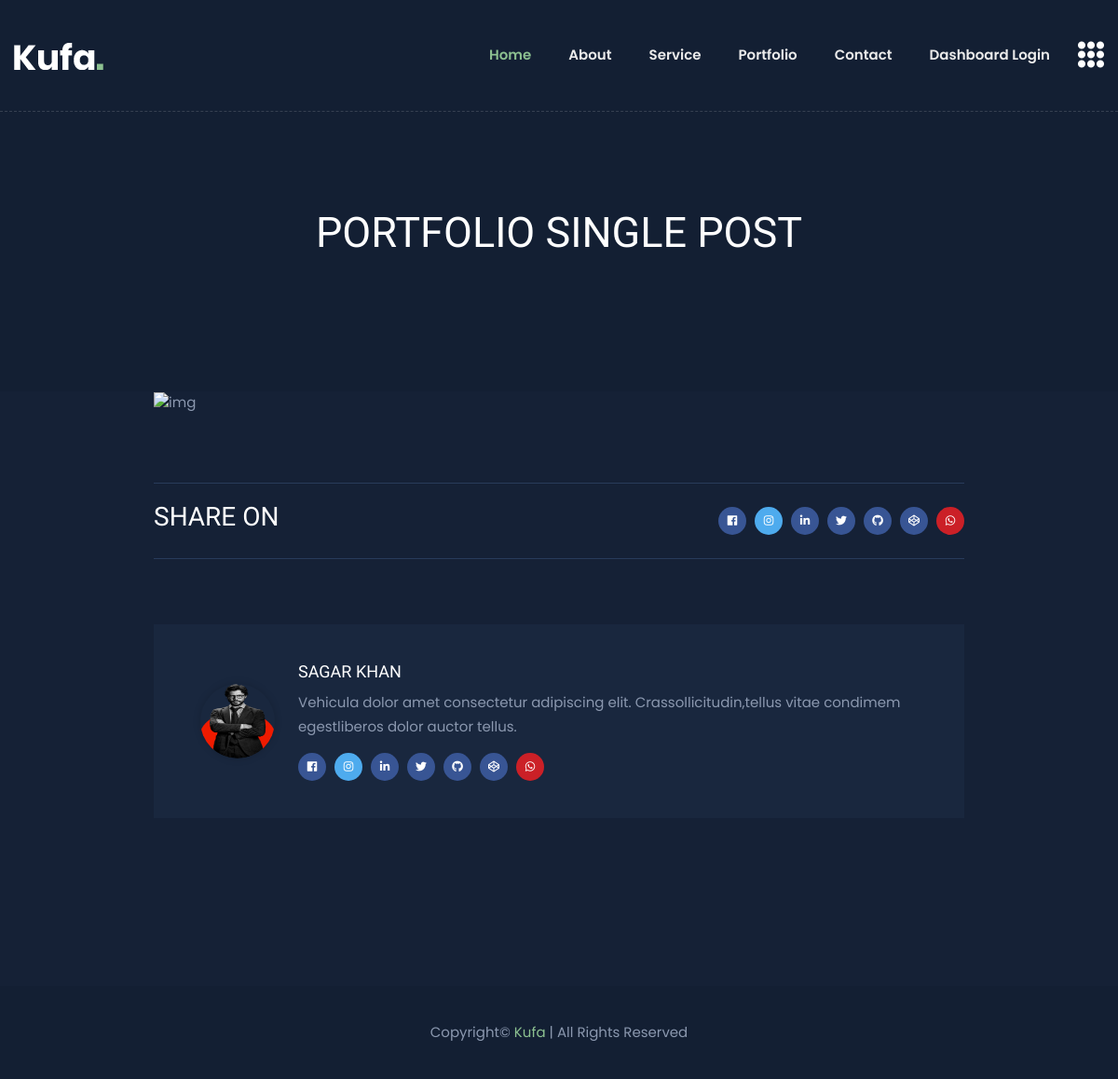
The page /single.php on the database its author committed.
### tables this page shows
CREATE TABLE `social_medias` (
  `id` int NOT NULL,
  `icon` varchar(255) NOT NULL,
  `link` varchar(255) NOT NULL
);

CREATE TABLE `users` (
  `id` int NOT NULL,
  `name` varchar(100) NOT NULL,
  `email` varchar(100) NOT NULL,
  `image` varchar(200) NOT NULL DEFAULT 'default-img.jpg',
  `password` varchar(100) NOT NULL
);

### single.php (the view, shortened to what this page needs)
<?php
    include('./config/db.php');
    $id = $_GET["id"];
    $get_query = "SELECT * FROM  portfolios WHERE id = '$id' AND status='active'";
    $connect = mysqli_query($db_connect, $get_query);
    $single_data = mysqli_fetch_assoc($connect);
    $users_select_query ="SELECT * FROM users";
    $users_connect = mysqli_query($db_connect,$users_select_query);
    $users = mysqli_fetch_assoc($users_connect);
    $social_media_select = "SELECT * FROM social_medias";
    $social_media_select_connect = mysqli_query($db_connect,$social_media_select);
?>
<!doctype html>
<html class="no-js" lang="en">
<head>
    <link rel="stylesheet" href="./frontend_assets/css/bootstrap.min.css">
    <link rel="stylesheet" href="./frontend_assets/css/animate.min.css">
    <link rel="stylesheet" href="./frontend_assets/css/magnific-popup.css">
    <link rel="stylesheet" href="./frontend_assets/css/fontawesome-all.min.css">
    <link rel="stylesheet" href="./frontend_assets/css/flaticon.css">
    <link rel="stylesheet" href="./frontend_assets/css/slick.css">
    <link rel="stylesheet" href="./frontend_assets/css/aos.css">
    <link rel="stylesheet" href="./frontend_assets/css/default.css">
    <link rel="stylesheet" href="./frontend_assets/css/style.css">
    <link rel="stylesheet" href="./frontend_assets/css/responsive.css">
</head>
<body class="theme-bg">
    <header>
        <div id="header-sticky" class="transparent-header">
            <div class="container">
                <div class="row">
                    <div class="col-xl-12">
                        <div class="main-menu">
                            <nav class="navbar navbar-expand-lg">
                                <a href="index.php" class="navbar-brand logo-sticky-none"><img
                                        src="./frontend_assets/img/logo/logo.png" alt="Logo"></a>
                                <div class="collapse navbar-collapse" id="navbarNav">
                                    <ul class="navbar-nav ml-auto">
                                        <li class="nav-item active"><a class="nav-link" href="index.php">Home</a></li>
                                        <li class="nav-item"><a class="nav-link" href="#about">about</a></li>
                                        <li class="nav-item"><a class="nav-link" href="#service">service</a></li>
                                        <li class="nav-item"><a class="nav-link" href="#portfolio">portfolio</a></li>
                                        <li class="nav-item"><a class="nav-link" href="#contact">Contact</a></li>
                                        <li class="nav-item"><a class="nav-link"
                                                href="http://localhost/batch-2304/project/kufa/dashboard/home.php"
                                                target=_blank;>Dashboard
                                                Login</a></li>
                                    </ul>
                                </div>
                                <div class="header-btn">
                                    <a href="#" class="off-canvas-menu menu-tigger"><i class="flaticon-menu"></i></a>
                                </div>
                            </nav>
                        </div>
                    </div>
                </div>
            </div>
        </div>
    </header>
    <main>
        <section class="breadcrumb-area breadcrumb-bg d-flex align-items-center">
            <div class="container">
                <div class="row justify-content-center">
                    <div class="col-md-10">
                        <div class="breadcrumb-content text-center">
                            <h2>PORTFOLIO SINGLE POST</h2>
                        </div>
                    </div>
                </div>
            </div>
        </section>
        <section class="portfolio-details-area pt-120 pb-120">
            <div class="container">
                <div class="row justify-content-center">
                    <div class="col-xl-9 col-lg-10">
                        <div class="single-blog-list">
                            <div class="blog-list-thumb mb-35">
                                <img src="./images/portfolio/<?= $single_data["image"] ?>" alt="img"
                                    style="height:600px; width:1000px;">
                            </div>
                            <div class="blog-list-content blog-details-content portfolio-details-content">
                                <div class="blog-list-meta">
                                    <ul>
                                        <li class="blog-post-date">
                                            <h3>Share On</h3>
                                        </li>
                                        <li class="blog-post-share">
                                            <?php foreach ($social_media_select_connect as $data): ?>
                                            <a href="<?=$data["link"];?>" target="_blank"><i
                                                    class="<?=$data["icon"];?>"></i></a>
                                            <?php endforeach; ?>
                                        </li>
                                    </ul>
                                </div>
                            </div>
                            <div class="avatar-post mt-70 mb-60">
                                <ul>
                                    <li>
                                        <div class="post-avatar-img">
                                            <img src="./images/profile/<?= $users['image'] ?>" alt="img"
                                                style="height:80px; width:80px;">
                                        </div>
                                        <div class="post-avatar-content">
                                            <h5><?= $users['name'] ?></h5>
                                            <p>Vehicula dolor amet consectetur adipiscing elit. Crassollicitudin,tellus
                                                vitae condimem egestliberos dolor auctor tellus.</p>
                                            <div class="post-avatar-social mt-15">
                                                <?php foreach ($social_media_select_connect as $data): ?>
                                                <a href="<?=$data["link"];?>"><i class="<?=$data["icon"];?>"></i></a>
                                                <?php endforeach; ?>
                                            </div>
                                        </div>
                                    </li>
                                </ul>
                            </div>
                        </div>
                    </div>
                </div>
            </div>
        </section>
    </main>
    <footer>
        <div class="copyright-wrap primary-bg">
            <div class="container">
                <div class="row align-items-center">
                    <div class="col-12">
                        <div class="copyright-text text-center">
                            <p>Copyright© <span>Kufa</span> | All Rights Reserved</p>
                        </div>
                    </div>
                </div>
            </div>
        </div>
    </footer>
</body>
</html>

### frontend_assets/css/default.css (style rules this page uses)
.mt-15 { margin-top: 15px; }
.mt-70 { margin-top: 70px; }
.mb-35 { margin-bottom: 35px; }
.mb-60 { margin-bottom: 60px; }
.pb-120 { padding-bottom: 120px; }
.theme-bg { background: #152136; }
.primary-bg { background: #131f33; }

### frontend_assets/css/style.css (style rules this page uses)
body { font-family: 'Poppins', sans-serif; font-weight: normal; font-style: normal; font-size: 15px; color: #8b98af; }
a, .button { -webkit-transition: all 0.3s ease-out 0s; -moz-transition: all 0.3s ease-out 0s; -ms-transition: all 0.3s ease-out 0s; -o-transition: all 0.3s ease-out 0s; transition: all 0.3s ease-out 0s; }
a, button { color: #1696e7; outline: medium none; }
h1, h2, h3, h4, h5, h6 { font-family: 'Baloo Bhaijaan', cursive; color: #ffffff; margin-top: 0px; font-style: normal; font-weight: 400; text-transform: normal; }
h2 { font-size: 35px; }
h3 { font-size: 28px; }
h5 { font-size: 18px; }
ul { margin: 0px; padding: 0px; }
li { list-style: none }
p { font-size: 15px; font-weight: normal; line-height: 2; color: #8b98af; margin-bottom: 15px; }
*::placeholder { color: #555555; font-size: 14px; opacity: 1; }
.transparent-header { position: absolute; left: 0; top: 0; width: 100%; height: auto; z-index: 9; padding: 18px 0; border-bottom: 1px dashed rgba(255, 255, 255, .15); }
.main-menu .navbar { padding: 0; }
.main-menu .nav-item { display: inline-block; margin-left: 40px; }
.main-menu .nav-item:first-child { margin-left: 0px; }
.main-menu .navbar-expand-lg .navbar-nav .nav-link { padding: 30px 0; font-size: 15px; font-weight: 600; text-transform: capitalize; }
.main-menu .navbar-expand-lg .navbar-nav .nav-link, .header-search a { color: #ebebeb; }
.header-btn { margin-left: 30px; display: flex; align-items: center; }
.header-btn a.off-canvas-menu { font-size: 28px; color: #fff; line-height: 1; margin-left: 30px; display: inline-block; }
.main-menu .navbar-expand-lg .navbar-nav .nav-link:hover, .main-menu .navbar-expand-lg .navbar-nav .nav-item.active .nav-link, .header-search a:hover, .social-icon-right>a:hover, .header-btn a.off-canvas-menu:hover { color: #8cc090; }
.breadcrumb-bg { min-height: 300px; position: relative; z-index: 1; background: #131f33; }
.breadcrumb-bg::before { content: ""; position: absolute; left: 0; top: 0; width: 100%; height: 100%; opacity: .9; }
.breadcrumb-content { margin-top: 75px; }
.breadcrumb-content h2 { font-size: 45px; color: #fff; text-transform: uppercase; margin-bottom: 10px; }
.blog-list-thumb img { width: 100%; }
.blog-list-meta>ul { display: flex; justify-content: space-between; align-items: center; border-top: 1px solid #283b5b; border-bottom: 1px solid #283b5b; padding: 19px 0; }
.blog-list-meta ul li.blog-post-date { font-size: 14px; font-weight: 400; text-transform: uppercase; }
.blog-list-meta ul li.blog-post-share a, .post-avatar-social a { display: inline-block; height: 30px; width: 30px; line-height: 30px; background: #385594; text-align: center; font-size: 12px; border-radius: 50%; color: #fff; margin-left: 5px; }
.blog-list-meta ul li.blog-post-share a:nth-child(2), .post-avatar-social a:nth-child(2) { background: #4eabee; }
.blog-list-meta ul li.blog-post-share a:last-child, .post-avatar-social a:last-child { background: #cb2027; }
.blog-details-content .blog-list-meta { margin-top: 75px; }
.avatar-post { background: #19273e; padding: 40px 50px; }
.avatar-post ul li { display: flex; align-items: center; }
.post-avatar-img { margin-right: 25px; }
.post-avatar-img img { border-radius: 50%; box-shadow: 0px 0px 9px 0px rgba(0, 0, 0, 0.16); }
.post-avatar-content h5 { font-size: 18px; margin-bottom: 10px; text-transform: uppercase; }
.post-avatar-content p { font-size: 15px; line-height: 26px; margin-bottom: 0; font-weight: 400; }
.post-avatar-social a:first-child { margin-left: 0; }
.copyright-wrap { padding: 35px 0; }
.copyright-text p { margin-bottom: 0; }
.copyright-text p span { color: #8cc090; }

### frontend_assets/css/responsive.css (style rules this page uses)
@media (min-width: 992px) and (max-width: 1200px) { .header-btn a.off-canvas-menu { margin-left: 0; display: inline-block; } }
@media (min-width: 992px) and (max-width: 1200px) { .breadcrumb-bg { min-height: 420px; } }
@media (min-width: 992px) and (max-width: 1200px) { .breadcrumb-content { margin-top: 90px; } }

### rows shown on the page
users: image (picture), name "SAGAR KHAN"
